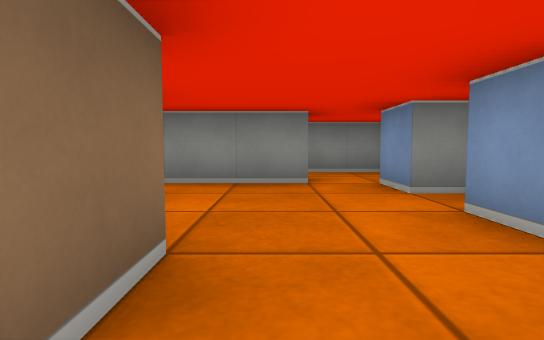
View 1 (above)

16 first-person views from a walk through a cub3D maze. The camera is about half as high as the walls, tilts 4° down and sees 80° across. The floor is counted in squares. Each view is taken from the middle of a square. On the plan, view 1 faces up. The plan holds only what a view shows up to about 9 squares ahead; the rest is blank.

View 2
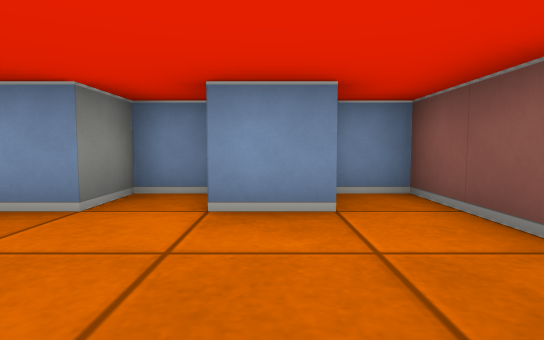

View 3
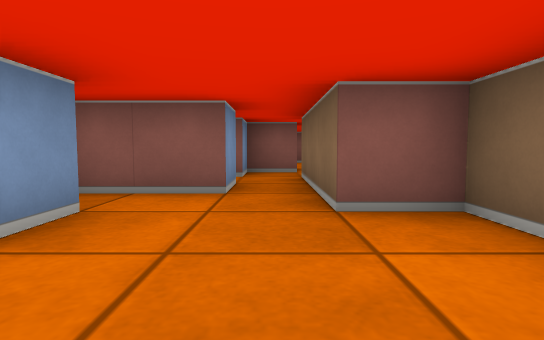

View 4
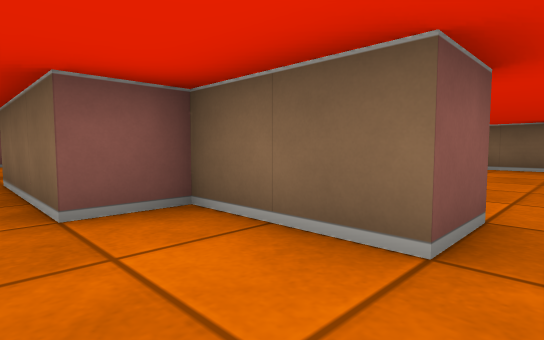

View 5
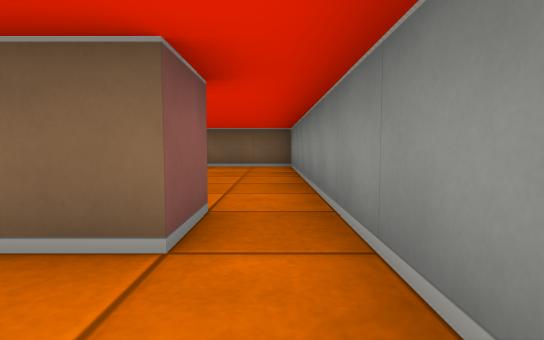

View 6
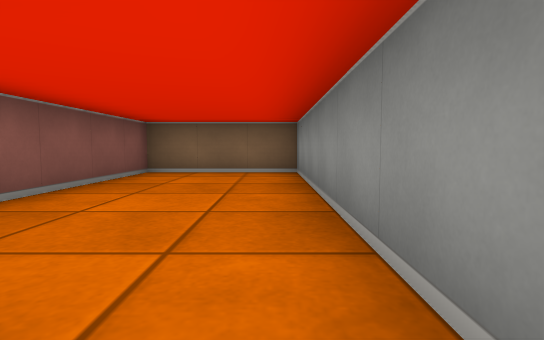

View 7
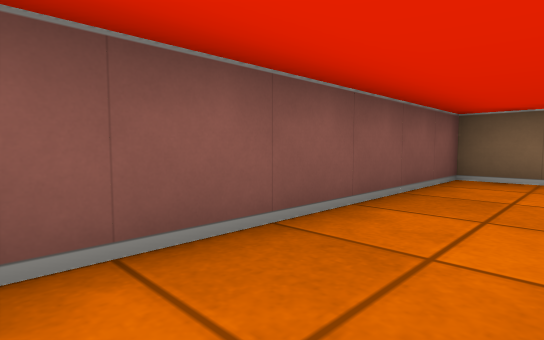

View 8
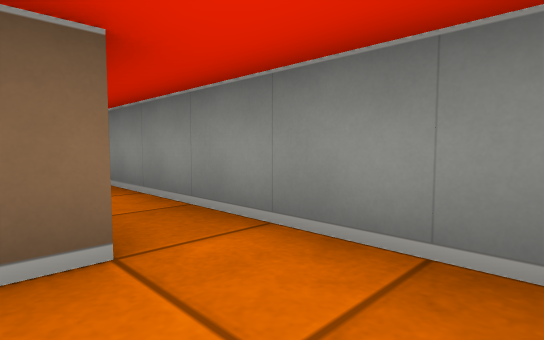

View 9
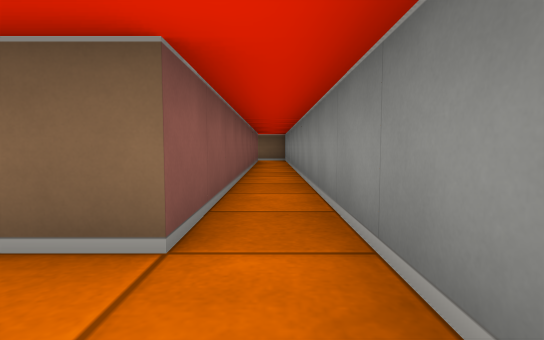

View 10
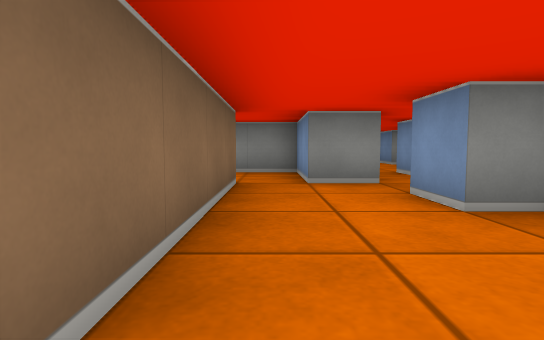

View 11
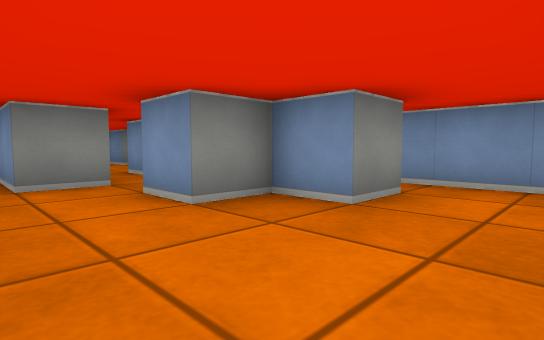

View 12
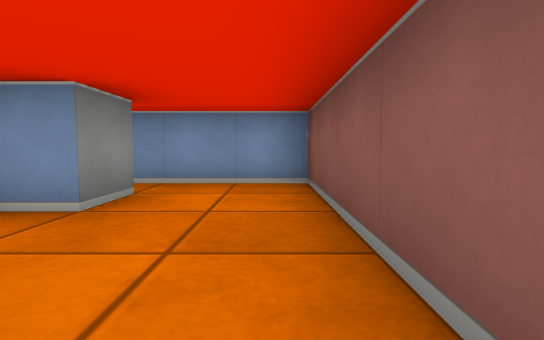

View 13
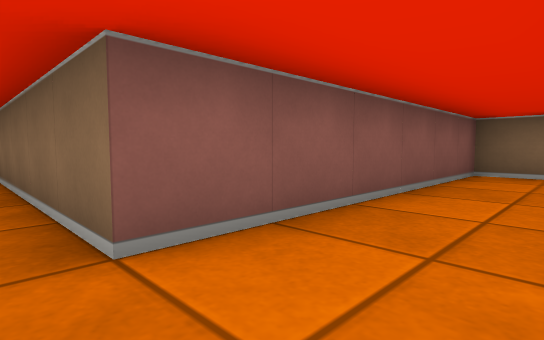

View 14
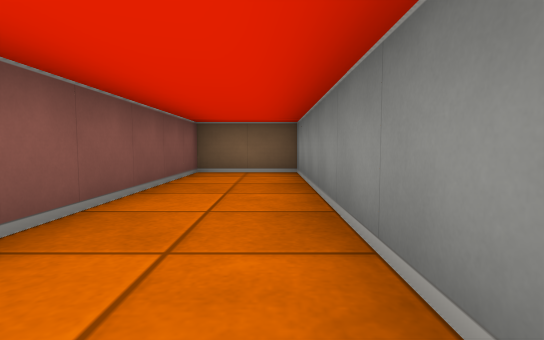

View 15
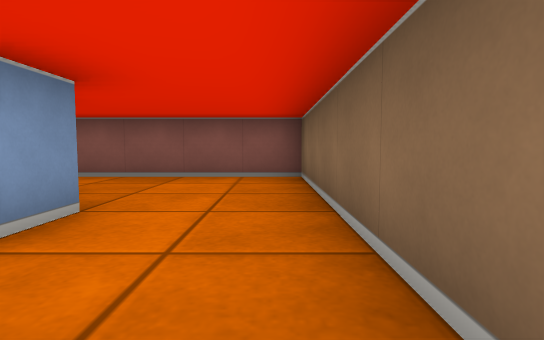

View 16
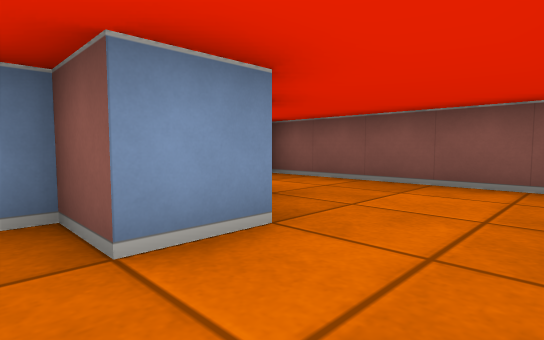

### Floor plan
Points are (right, up) in squares from view 1. A wall is a line through its corners. A room is listed if a view was taken in it or the views show most of it. See-through windows are left out.
Room 1 (views 1, 2, 3, 4, 5, 6)
walls: (1.5, 1.4) (1.5, 2.5); (0.5, -0.5) (0.5, 0.5) (2.5, 0.5) (2.5, 1.4); (0.5, 4.5) (-2.5, 4.5); (2.5, 2.6) (2.5, 3.5) (1.5, 3.5) (1.5, 4.5); (-2.6, 3.5) (-1.5, 3.5) (-1.5, 1.5) (-0.5, 1.5) (-0.5, -0.5)
ways out: opening at (-2, 4) to room 2; opening at (1, 5) to room 3; opening at (0, 0)
Room 2 (view 7)
walls: (-2.5, 4.5) (-8.5, 4.5) (-8.5, 1.5) (-3, 1.5)
ways out: opening at (-2, 4) to room 1
Room 3 (views 8, 9)
walls: (-6.8, 5.5) (0.5, 5.5) (0.5, 4.5); (2.2, 6.5) (-7, 6.5)
ways out: opening at (1, 5) to room 1
Room 4 (views 10, 11, 12, 16)
walls: (1.6, -4.5) (0.5, -4.5) (0.5, -3.5) (-0.5, -3.5) (-0.5, -2.5) (0.5, -2.5) (0.5, -1.5); (-0.5, -1.5) (-1.5, -1.5); (-2.5, -1.5) (-2.5, -6.5) (2.5, -6.5) (2.5, -4)
ways out: opening at (-2, -2) to room 5; opening at (0, -1)
Room 5 (views 13, 14, 15)
walls: (-1.5, -1.5) (-1.5, 0.5) (-8.5, 0.5) (-8.5, -1.5) (-2.5, -1.5)
ways out: opening at (-2, -2) to room 4

Where each view was taken, in squares from view 1:
view 1: 0 up, 0 right, facing up
view 2: 2 up, 1 left, facing right
view 3: 4 up, 0 right, facing down
view 4: 4 up, 0 right, facing down-left
view 5: 4 up, 0 right, facing left
view 6: 4 up, 2 left, facing left
view 7: 3 up, 3 left, facing down-left
view 8: 5 up, 2 right, facing up-left
view 9: 6 up, 2 right, facing left
view 10: 6 down, 2 left, facing up
view 11: 6 down, 2 left, facing up-right
view 12: 6 down, 2 left, facing right
view 13: 0 up, 2 left, facing down-left
view 14: 0 up, 2 left, facing left
view 15: 1 down, 2 left, facing down
view 16: 2 down, 2 left, facing down-right
